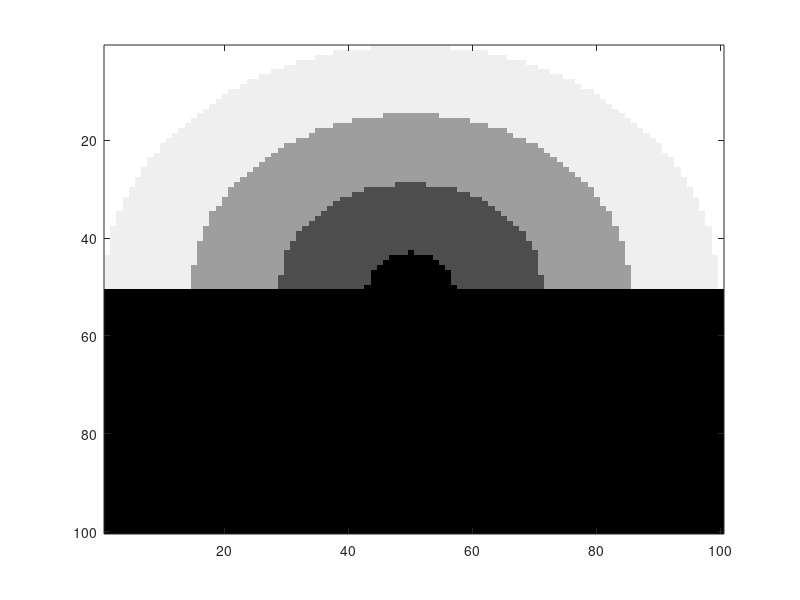
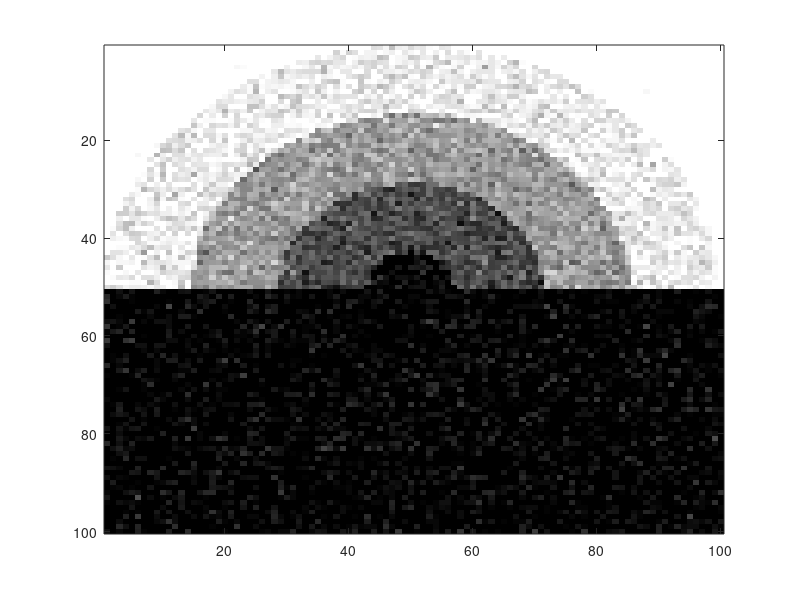

Write MATLAB code to recreate these figures, in order. (Note: this script raises an error after producing the figures.)
%%
% This is an image denoising example with BP
% We construct a noisy image of a rainbow and connects the
% pixels in a grid pattern to form a pairwise Markov Random Field.

%% SET THIS!!
% this should be the location of graphlab.a etc
BINARY_DIRECTORY = [getenv('HOME') '/graphlab/graphlabapi/release/src/graphlab'];
%%
% Image dimensions and arity
arity = 5;
imgdim = 100;
%% generate images
% This generates a clean rainbow image
cleanimg = zeros(imgdim,imgdim);
maxd = [imgdim,imgdim]/2;
maxd = sqrt(sum(maxd.*maxd));
for i = 1:(imgdim/2)
    for j = 1:imgdim
        d = [i,j] - ([imgdim,imgdim]/2);
        d = sqrt(sum(d.*d));
        cleanimg(i,j) = round(d / maxd * arity);
    end
end
cleanimg(cleanimg >= arity) = arity - 1;

% make noisy image by adding random gaussian noise
noisyimg = cleanimg + randn(imgdim) * 0.3;
%% display images
figure;
image(cleanimg / arity * 100);
colormap('gray');
figure;
image(noisyimg / arity * 100);
colormap('gray');
%% generate vertex data
vdata = {};
for i = 1:imgdim
    for j = 1:imgdim
        vtx.sample = uint32(randi(arity)); % Reset the vertex belief
        % set the unary potential to be a gaussian pdf around the noisy image
        vtx.logunary = log(pdf('norm',0:(arity-1), noisyimg(i,j), 1)); 
        % Vertices are numbered from 1. Assign the vertex data.
        vdata{(i-1)*100+j} = vtx;
    end
end

%% generate laplace edgedata
edge = zeros(arity);
for i = 1:arity
    for j = 1:arity
        edge(i,j) = 2 * (i == j);
    end
end
% We only need one entry in the edge data since all edges have identical values
edata = {edge};
%% generate adjacency matrix
% connect up data in a grid
adj =sparse(length(vdata),length(vdata));
for xi = 1:imgdim
    for xj = 1:imgdim
        if (xi - 1 >= 1) 
            adj((xi-1)*100+xj, (xi-2)*100+xj) = 1;
        end
        if (xi + 1 <= imgdim) 
            adj((xi-1)*100+xj, (xi)*100+xj) = 1;
        end
        if (xj - 1 >= 1) 
            adj((xi-1)*100+xj, (xi-1)*100+xj-1) = 1;
        end
        if (xj + 1 <= imgdim) 
            adj((xi-1)*100+xj, (xi-1)*100+xj+1) = 1;
        end
    end
end
%% compile update function
compile_update_function({'gibbs_update'}, vdata{1},edata{1}, BINARY_DIRECTORY, 'gibbs', 'gibbs', 3);
%% set options
options.initial_schedule(1).update_function = 'gibbs_update';
options.initial_schedule(1).vertices=uint32(1:(imgdim * imgdim));
options.initial_schedule(1).priorities=ones(size(options.initial_schedule(1).vertices));
options.scheduler = 'chromatic(max_iterations=100)';
options.ncpus = 4;
options.scope = 'null';
%% cd in the BP directory and call
cd gibbs
%%
[v2,adj2,e2] = gibbs(vdata,adj,edata, options);
%%
cd ..
%% display output

outputimg = zeros(imgdim);
for i = 1:imgdim
    for j = 1:imgdim
        outputimg(i,j) = v2{(i-1)*100+j}.sample;
    end
end
figure;
imagesc(outputimg);
colormap('gray');
